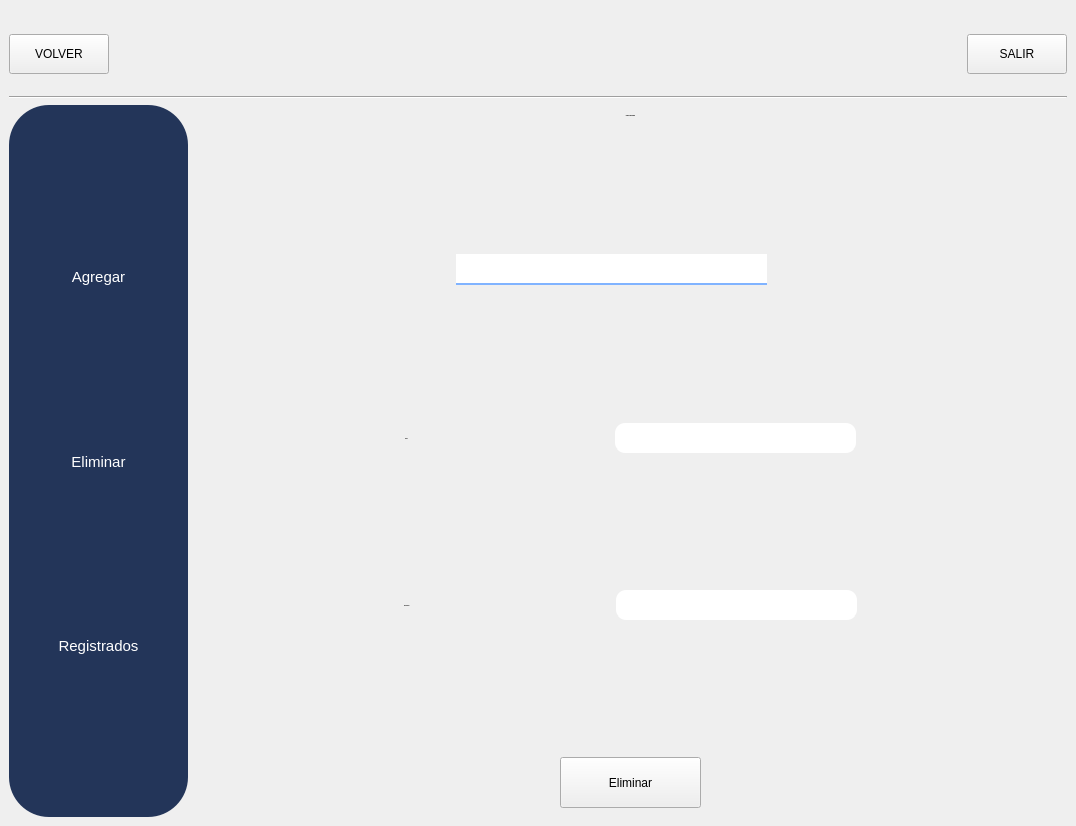
<?xml version="1.0" encoding="UTF-8"?>
<ui version="4.0">
 <class>MainWindow</class>
 <widget class="QMainWindow" name="MainWindow">
  <property name="geometry">
   <rect>
    <x>0</x>
    <y>0</y>
    <width>1076</width>
    <height>826</height>
   </rect>
  </property>
  <property name="windowTitle">
   <string>MainWindow</string>
  </property>
  <property name="styleSheet">
   <string notr="true">
QFrame{
background-color:#D9D9D9;
}
QLineEdit{
background-color: #7E94Bf;
}
QLabel{
font-size:15px;
color:#111626;
}
font-size:14px;
</string>
  </property>
  <widget class="QWidget" name="centralwidget">
   <layout class="QVBoxLayout" name="verticalLayout">
    <item>
     <layout class="QHBoxLayout" name="horizontalLayout">
      <item>
       <widget class="QPushButton" name="bt_salir_2">
        <property name="minimumSize">
         <size>
          <width>100</width>
          <height>40</height>
         </size>
        </property>
        <property name="maximumSize">
         <size>
          <width>75</width>
          <height>31</height>
         </size>
        </property>
        <property name="styleSheet">
         <string notr="true">QPushButton{
background-color:#253b59;
color:white;
font-size:14px;
border-radius:15px;
}
QPushButton::Hover{
background-color:#637aa6;
}
font-size:15px;</string>
        </property>
        <property name="text">
         <string>VOLVER</string>
        </property>
       </widget>
      </item>
      <item>
       <spacer name="horizontalSpacer">
        <property name="orientation">
         <enum>Qt::Horizontal</enum>
        </property>
        <property name="sizeHint" stdset="0">
         <size>
          <width>40</width>
          <height>20</height>
         </size>
        </property>
       </spacer>
      </item>
      <item>
       <widget class="QLabel" name="label_4">
        <property name="minimumSize">
         <size>
          <width>171</width>
          <height>81</height>
         </size>
        </property>
        <property name="maximumSize">
         <size>
          <width>171</width>
          <height>81</height>
         </size>
        </property>
        <property name="font">
         <font>
          <family>Hack Nerd Font Mono</family>
          <pointsize>-1</pointsize>
          <weight>75</weight>
          <italic>true</italic>
          <bold>true</bold>
         </font>
        </property>
        <property name="styleSheet">
         <string notr="true"/>
        </property>
        <property name="text">
         <string/>
        </property>
        <property name="pixmap">
         <pixmap>imagenes/iutaImg.png</pixmap>
        </property>
        <property name="scaledContents">
         <bool>true</bool>
        </property>
       </widget>
      </item>
      <item>
       <spacer name="horizontalSpacer_2">
        <property name="orientation">
         <enum>Qt::Horizontal</enum>
        </property>
        <property name="sizeHint" stdset="0">
         <size>
          <width>40</width>
          <height>20</height>
         </size>
        </property>
       </spacer>
      </item>
      <item>
       <widget class="QPushButton" name="bt_salir">
        <property name="minimumSize">
         <size>
          <width>100</width>
          <height>40</height>
         </size>
        </property>
        <property name="maximumSize">
         <size>
          <width>75</width>
          <height>31</height>
         </size>
        </property>
        <property name="styleSheet">
         <string notr="true">QPushButton{
background-color:#253b59;
color:white;
font-size:14px;
border-radius:15px;
}
QPushButton::Hover{
background-color:#637aa6;
}
font-size:15px;</string>
        </property>
        <property name="text">
         <string>SALIR</string>
        </property>
       </widget>
      </item>
     </layout>
    </item>
    <item>
     <widget class="Line" name="line">
      <property name="orientation">
       <enum>Qt::Horizontal</enum>
      </property>
     </widget>
    </item>
    <item>
     <layout class="QHBoxLayout" name="horizontalLayout_14">
      <item>
       <widget class="QFrame" name="frame_2">
        <property name="styleSheet">
         <string notr="true">QFrame{
background-color:#233559;
border-radius:40px;
}
QPushButton{
background-color:#233559;
color:#FFF;
border-radius:15px;
}
QPushButton::Hover{
background-color: #637aa6 ;
}</string>
        </property>
        <property name="frameShape">
         <enum>QFrame::StyledPanel</enum>
        </property>
        <property name="frameShadow">
         <enum>QFrame::Raised</enum>
        </property>
        <layout class="QVBoxLayout" name="verticalLayout_3">
         <item>
          <layout class="QVBoxLayout" name="verticalLayout_2">
           <item>
            <spacer name="verticalSpacer">
             <property name="orientation">
              <enum>Qt::Vertical</enum>
             </property>
             <property name="sizeHint" stdset="0">
              <size>
               <width>20</width>
               <height>40</height>
              </size>
             </property>
            </spacer>
           </item>
           <item>
            <widget class="QPushButton" name="bt_aggView">
             <property name="minimumSize">
              <size>
               <width>161</width>
               <height>31</height>
              </size>
             </property>
             <property name="maximumSize">
              <size>
               <width>161</width>
               <height>31</height>
              </size>
             </property>
             <property name="styleSheet">
              <string notr="true">font-size:15px;

border-radius:15px;</string>
             </property>
             <property name="text">
              <string>Agregar</string>
             </property>
             <property name="icon">
              <iconset>
               <normaloff>imagenes/adduser.png</normaloff>imagenes/adduser.png</iconset>
             </property>
             <property name="iconSize">
              <size>
               <width>20</width>
               <height>20</height>
              </size>
             </property>
            </widget>
           </item>
           <item>
            <spacer name="verticalSpacer_10">
             <property name="orientation">
              <enum>Qt::Vertical</enum>
             </property>
             <property name="sizeHint" stdset="0">
              <size>
               <width>20</width>
               <height>40</height>
              </size>
             </property>
            </spacer>
           </item>
           <item>
            <widget class="QPushButton" name="bt_deleteView">
             <property name="minimumSize">
              <size>
               <width>161</width>
               <height>31</height>
              </size>
             </property>
             <property name="maximumSize">
              <size>
               <width>161</width>
               <height>31</height>
              </size>
             </property>
             <property name="styleSheet">
              <string notr="true">font-size:15px;

border-radius:15px;</string>
             </property>
             <property name="text">
              <string>Eliminar</string>
             </property>
             <property name="icon">
              <iconset>
               <normaloff>imagenes/delete.png</normaloff>imagenes/delete.png</iconset>
             </property>
             <property name="iconSize">
              <size>
               <width>20</width>
               <height>20</height>
              </size>
             </property>
            </widget>
           </item>
           <item>
            <spacer name="verticalSpacer_3">
             <property name="orientation">
              <enum>Qt::Vertical</enum>
             </property>
             <property name="sizeHint" stdset="0">
              <size>
               <width>20</width>
               <height>40</height>
              </size>
             </property>
            </spacer>
           </item>
           <item>
            <widget class="QPushButton" name="bt_database">
             <property name="minimumSize">
              <size>
               <width>161</width>
               <height>31</height>
              </size>
             </property>
             <property name="maximumSize">
              <size>
               <width>161</width>
               <height>31</height>
              </size>
             </property>
             <property name="styleSheet">
              <string notr="true">font-size:15px;

border-radius:15px;</string>
             </property>
             <property name="text">
              <string>Registrados</string>
             </property>
             <property name="icon">
              <iconset>
               <normaloff>imagenes/users-line.png</normaloff>imagenes/users-line.png</iconset>
             </property>
             <property name="iconSize">
              <size>
               <width>20</width>
               <height>20</height>
              </size>
             </property>
            </widget>
           </item>
           <item>
            <spacer name="verticalSpacer_4">
             <property name="orientation">
              <enum>Qt::Vertical</enum>
             </property>
             <property name="sizeHint" stdset="0">
              <size>
               <width>20</width>
               <height>40</height>
              </size>
             </property>
            </spacer>
           </item>
          </layout>
         </item>
        </layout>
       </widget>
      </item>
      <item>
       <widget class="QStackedWidget" name="stackedWidget">
        <property name="currentIndex">
         <number>0</number>
        </property>
        <widget class="QWidget" name="page_delete">
         <layout class="QVBoxLayout" name="verticalLayout_5">
          <item>
           <layout class="QVBoxLayout" name="verticalLayout_4">
            <item>
             <widget class="QLabel" name="label_12">
              <property name="font">
               <font>
                <family>Hack Nerd Font Mono</family>
                <pointsize>-1</pointsize>
                <weight>75</weight>
                <italic>true</italic>
                <bold>true</bold>
               </font>
              </property>
              <property name="text">
               <string>Eliminar Modalidad</string>
              </property>
              <property name="textFormat">
               <enum>Qt::AutoText</enum>
              </property>
              <property name="alignment">
               <set>Qt::AlignCenter</set>
              </property>
             </widget>
            </item>
            <item>
             <spacer name="verticalSpacer_8">
              <property name="orientation">
               <enum>Qt::Vertical</enum>
              </property>
              <property name="sizeHint" stdset="0">
               <size>
                <width>20</width>
                <height>18</height>
               </size>
              </property>
             </spacer>
            </item>
            <item>
             <layout class="QHBoxLayout" name="horizontalLayout_6">
              <item>
               <spacer name="horizontalSpacer_14">
                <property name="orientation">
                 <enum>Qt::Horizontal</enum>
                </property>
                <property name="sizeHint" stdset="0">
                 <size>
                  <width>18</width>
                  <height>20</height>
                 </size>
                </property>
               </spacer>
              </item>
              <item>
               <widget class="QLineEdit" name="ln_busqueda">
                <property name="minimumSize">
                 <size>
                  <width>311</width>
                  <height>31</height>
                 </size>
                </property>
                <property name="maximumSize">
                 <size>
                  <width>311</width>
                  <height>31</height>
                 </size>
                </property>
                <property name="styleSheet">
                 <string notr="true">border:none;
border-bottom:2px solid rgb(128, 179, 255);</string>
                </property>
               </widget>
              </item>
              <item>
               <widget class="QPushButton" name="bt_search">
                <property name="styleSheet">
                 <string notr="true">border:none;</string>
                </property>
                <property name="text">
                 <string/>
                </property>
                <property name="icon">
                 <iconset>
                  <normaloff>imagenes/search.png</normaloff>imagenes/search.png</iconset>
                </property>
                <property name="iconSize">
                 <size>
                  <width>20</width>
                  <height>20</height>
                 </size>
                </property>
               </widget>
              </item>
              <item>
               <spacer name="horizontalSpacer_15">
                <property name="orientation">
                 <enum>Qt::Horizontal</enum>
                </property>
                <property name="sizeHint" stdset="0">
                 <size>
                  <width>18</width>
                  <height>20</height>
                 </size>
                </property>
               </spacer>
              </item>
             </layout>
            </item>
            <item>
             <spacer name="verticalSpacer_9">
              <property name="orientation">
               <enum>Qt::Vertical</enum>
              </property>
              <property name="sizeHint" stdset="0">
               <size>
                <width>20</width>
                <height>18</height>
               </size>
              </property>
             </spacer>
            </item>
            <item>
             <layout class="QHBoxLayout" name="horizontalLayout_4">
              <item>
               <spacer name="horizontalSpacer_10">
                <property name="orientation">
                 <enum>Qt::Horizontal</enum>
                </property>
                <property name="sizeHint" stdset="0">
                 <size>
                  <width>28</width>
                  <height>20</height>
                 </size>
                </property>
               </spacer>
              </item>
              <item>
               <widget class="QLabel" name="label_10">
                <property name="font">
                 <font>
                  <family>Hack Nerd Font Mono</family>
                  <pointsize>-1</pointsize>
                  <weight>75</weight>
                  <italic>true</italic>
                  <bold>true</bold>
                 </font>
                </property>
                <property name="text">
                 <string>Turno</string>
                </property>
               </widget>
              </item>
              <item>
               <spacer name="horizontalSpacer_9">
                <property name="orientation">
                 <enum>Qt::Horizontal</enum>
                </property>
                <property name="sizeHint" stdset="0">
                 <size>
                  <width>28</width>
                  <height>20</height>
                 </size>
                </property>
               </spacer>
              </item>
              <item>
               <widget class="QLineEdit" name="txt_name_3">
                <property name="sizePolicy">
                 <sizepolicy hsizetype="Minimum" vsizetype="Minimum">
                  <horstretch>0</horstretch>
                  <verstretch>0</verstretch>
                 </sizepolicy>
                </property>
                <property name="minimumSize">
                 <size>
                  <width>241</width>
                  <height>30</height>
                 </size>
                </property>
                <property name="maximumSize">
                 <size>
                  <width>241</width>
                  <height>30</height>
                 </size>
                </property>
                <property name="styleSheet">
                 <string notr="true">font-size:18px;
border:none;
border-bottom:2px solid white;
border-radius:10px;</string>
                </property>
               </widget>
              </item>
              <item>
               <spacer name="horizontalSpacer_8">
                <property name="orientation">
                 <enum>Qt::Horizontal</enum>
                </property>
                <property name="sizeHint" stdset="0">
                 <size>
                  <width>18</width>
                  <height>20</height>
                 </size>
                </property>
               </spacer>
              </item>
             </layout>
            </item>
            <item>
             <spacer name="verticalSpacer_7">
              <property name="orientation">
               <enum>Qt::Vertical</enum>
              </property>
              <property name="sizeHint" stdset="0">
               <size>
                <width>20</width>
                <height>40</height>
               </size>
              </property>
             </spacer>
            </item>
            <item>
             <layout class="QHBoxLayout" name="horizontalLayout_3">
              <item>
               <spacer name="horizontalSpacer_6">
                <property name="orientation">
                 <enum>Qt::Horizontal</enum>
                </property>
                <property name="sizeHint" stdset="0">
                 <size>
                  <width>40</width>
                  <height>20</height>
                 </size>
                </property>
               </spacer>
              </item>
              <item>
               <widget class="QLabel" name="label_11">
                <property name="font">
                 <font>
                  <family>Hack Nerd Font Mono</family>
                  <pointsize>-1</pointsize>
                  <weight>75</weight>
                  <italic>true</italic>
                  <bold>true</bold>
                 </font>
                </property>
                <property name="text">
                 <string>Descripción</string>
                </property>
               </widget>
              </item>
              <item>
               <spacer name="horizontalSpacer_5">
                <property name="orientation">
                 <enum>Qt::Horizontal</enum>
                </property>
                <property name="sizeHint" stdset="0">
                 <size>
                  <width>40</width>
                  <height>20</height>
                 </size>
                </property>
               </spacer>
              </item>
              <item>
               <widget class="QLineEdit" name="txt_name_4">
                <property name="sizePolicy">
                 <sizepolicy hsizetype="Minimum" vsizetype="Minimum">
                  <horstretch>0</horstretch>
                  <verstretch>0</verstretch>
                 </sizepolicy>
                </property>
                <property name="minimumSize">
                 <size>
                  <width>241</width>
                  <height>30</height>
                 </size>
                </property>
                <property name="maximumSize">
                 <size>
                  <width>241</width>
                  <height>30</height>
                 </size>
                </property>
                <property name="styleSheet">
                 <string notr="true">font-size:18px;
border:none;
border-bottom:2px solid white;
border-radius:10px;</string>
                </property>
               </widget>
              </item>
              <item>
               <spacer name="horizontalSpacer_7">
                <property name="orientation">
                 <enum>Qt::Horizontal</enum>
                </property>
                <property name="sizeHint" stdset="0">
                 <size>
                  <width>40</width>
                  <height>20</height>
                 </size>
                </property>
               </spacer>
              </item>
             </layout>
            </item>
            <item>
             <spacer name="verticalSpacer_6">
              <property name="orientation">
               <enum>Qt::Vertical</enum>
              </property>
              <property name="sizeHint" stdset="0">
               <size>
                <width>20</width>
                <height>40</height>
               </size>
              </property>
             </spacer>
            </item>
            <item>
             <layout class="QHBoxLayout" name="horizontalLayout_5">
              <item>
               <spacer name="horizontalSpacer_11">
                <property name="orientation">
                 <enum>Qt::Horizontal</enum>
                </property>
                <property name="sizeHint" stdset="0">
                 <size>
                  <width>40</width>
                  <height>20</height>
                 </size>
                </property>
               </spacer>
              </item>
              <item>
               <widget class="QPushButton" name="bt_delete">
                <property name="minimumSize">
                 <size>
                  <width>141</width>
                  <height>51</height>
                 </size>
                </property>
                <property name="maximumSize">
                 <size>
                  <width>141</width>
                  <height>51</height>
                 </size>
                </property>
                <property name="styleSheet">
                 <string notr="true">QPushButton{
background-color:#253b59;
color:white;
font-size:14px;
border-radius:15px;
}
QPushButton::Hover{
background-color:#637aa6;
}
font-size:15px;</string>
                </property>
                <property name="text">
                 <string>Eliminar</string>
                </property>
               </widget>
              </item>
              <item>
               <spacer name="horizontalSpacer_12">
                <property name="orientation">
                 <enum>Qt::Horizontal</enum>
                </property>
                <property name="sizeHint" stdset="0">
                 <size>
                  <width>40</width>
                  <height>20</height>
                 </size>
                </property>
               </spacer>
              </item>
             </layout>
            </item>
           </layout>
          </item>
         </layout>
        </widget>
        <widget class="QWidget" name="page">
         <layout class="QVBoxLayout" name="verticalLayout_7">
          <item>
           <layout class="QVBoxLayout" name="verticalLayout_6">
            <item>
             <layout class="QHBoxLayout" name="horizontalLayout_8">
              <item>
               <spacer name="horizontalSpacer_16">
                <property name="orientation">
                 <enum>Qt::Horizontal</enum>
                </property>
                <property name="sizeHint" stdset="0">
                 <size>
                  <width>40</width>
                  <height>20</height>
                 </size>
                </property>
               </spacer>
              </item>
              <item>
               <widget class="QLabel" name="label_13">
                <property name="font">
                 <font>
                  <family>Hack Nerd Font Mono</family>
                  <pointsize>-1</pointsize>
                  <weight>75</weight>
                  <italic>true</italic>
                  <bold>true</bold>
                 </font>
                </property>
                <property name="text">
                 <string>Modalidad</string>
                </property>
                <property name="textFormat">
                 <enum>Qt::AutoText</enum>
                </property>
                <property name="alignment">
                 <set>Qt::AlignCenter</set>
                </property>
               </widget>
              </item>
              <item>
               <spacer name="horizontalSpacer_17">
                <property name="orientation">
                 <enum>Qt::Horizontal</enum>
                </property>
                <property name="sizeHint" stdset="0">
                 <size>
                  <width>40</width>
                  <height>20</height>
                 </size>
                </property>
               </spacer>
              </item>
             </layout>
            </item>
            <item>
             <widget class="QTableWidget" name="tableWidget">
              <property name="minimumSize">
               <size>
                <width>0</width>
                <height>470</height>
               </size>
              </property>
              <property name="styleSheet">
               <string notr="true">QTableWidget {
                background-color: transparent;
                border: 1px solid black;
                border-radius: 10px;
            }

            QTableWidget QHeaderView::section {
                background-color: #253b59;
                color: #fff;
                border-bottom: 2px solid white;
            }

            QTableWidget QHeaderView::section:first {
                border-top-left-radius: 10px;
            }

            QTableWidget QHeaderView::section:last {
                border-top-right-radius: 10px;
            }

            QTableWidget QTableCornerButton::section {
                background-color: #63b6bf;
                border-top-left-radius: 10px;
            }

            QTableWidget::item {
                background-color: #63b6bf;
                color: #111626;
                border-bottom: 1px solid black;
                padding: 5px;
            }

            QTableWidget::item:selected {
                background-color: #b6ecf2;
                color: #111626;
            }</string>
              </property>
              <property name="rowCount">
               <number>0</number>
              </property>
              <attribute name="horizontalHeaderStretchLastSection">
               <bool>true</bool>
              </attribute>
              <column>
               <property name="text">
                <string>Codigo</string>
               </property>
              </column>
              <column>
               <property name="text">
                <string>Modalidad</string>
               </property>
              </column>
              <column>
               <property name="text">
                <string>Descripcion</string>
               </property>
              </column>
             </widget>
            </item>
            <item>
             <layout class="QHBoxLayout" name="horizontalLayout_7">
              <item>
               <spacer name="horizontalSpacer_3">
                <property name="orientation">
                 <enum>Qt::Horizontal</enum>
                </property>
                <property name="sizeHint" stdset="0">
                 <size>
                  <width>40</width>
                  <height>20</height>
                 </size>
                </property>
               </spacer>
              </item>
              <item>
               <widget class="QPushButton" name="bt_act">
                <property name="minimumSize">
                 <size>
                  <width>141</width>
                  <height>51</height>
                 </size>
                </property>
                <property name="maximumSize">
                 <size>
                  <width>141</width>
                  <height>51</height>
                 </size>
                </property>
                <property name="styleSheet">
                 <string notr="true">QPushButton{
background-color:#253b59;
color:white;
font-size:14px;
border-radius:15px;
}
QPushButton::Hover{
background-color:#637aa6;
}
font-size:15px;</string>
                </property>
                <property name="text">
                 <string>Actualizar</string>
                </property>
                <property name="iconSize">
                 <size>
                  <width>20</width>
                  <height>20</height>
                 </size>
                </property>
               </widget>
              </item>
             </layout>
            </item>
           </layout>
          </item>
         </layout>
        </widget>
        <widget class="QWidget" name="page_add">
         <layout class="QHBoxLayout" name="horizontalLayout_16">
          <item>
           <layout class="QVBoxLayout" name="verticalLayout_12">
            <item>
             <widget class="QLabel" name="label">
              <property name="font">
               <font>
                <family>Hack Nerd Font Mono</family>
                <pointsize>-1</pointsize>
                <weight>75</weight>
                <italic>true</italic>
                <bold>true</bold>
               </font>
              </property>
              <property name="text">
               <string>Registro de Modadlidad</string>
              </property>
              <property name="textFormat">
               <enum>Qt::AutoText</enum>
              </property>
              <property name="alignment">
               <set>Qt::AlignCenter</set>
              </property>
             </widget>
            </item>
            <item>
             <spacer name="verticalSpacer_2">
              <property name="orientation">
               <enum>Qt::Vertical</enum>
              </property>
              <property name="sizeHint" stdset="0">
               <size>
                <width>20</width>
                <height>40</height>
               </size>
              </property>
             </spacer>
            </item>
            <item>
             <layout class="QHBoxLayout" name="horizontalLayout_13">
              <item>
               <widget class="QLabel" name="label_2">
                <property name="font">
                 <font>
                  <family>Hack Nerd Font Mono</family>
                  <pointsize>-1</pointsize>
                  <weight>75</weight>
                  <italic>true</italic>
                  <bold>true</bold>
                 </font>
                </property>
                <property name="text">
                 <string>Codigo</string>
                </property>
               </widget>
              </item>
              <item>
               <spacer name="horizontalSpacer_22">
                <property name="orientation">
                 <enum>Qt::Horizontal</enum>
                </property>
                <property name="sizeHint" stdset="0">
                 <size>
                  <width>13</width>
                  <height>20</height>
                 </size>
                </property>
               </spacer>
              </item>
              <item>
               <widget class="QLineEdit" name="txt_Codigo">
                <property name="sizePolicy">
                 <sizepolicy hsizetype="Minimum" vsizetype="Minimum">
                  <horstretch>0</horstretch>
                  <verstretch>0</verstretch>
                 </sizepolicy>
                </property>
                <property name="minimumSize">
                 <size>
                  <width>200</width>
                  <height>31</height>
                 </size>
                </property>
                <property name="maximumSize">
                 <size>
                  <width>200</width>
                  <height>31</height>
                 </size>
                </property>
                <property name="styleSheet">
                 <string notr="true">font-size:18px;
border:none;
border-bottom:2px solid white;
border-radius:10px;</string>
                </property>
               </widget>
              </item>
             </layout>
            </item>
            <item>
             <spacer name="verticalSpacer_11">
              <property name="orientation">
               <enum>Qt::Vertical</enum>
              </property>
              <property name="sizeHint" stdset="0">
               <size>
                <width>20</width>
                <height>40</height>
               </size>
              </property>
             </spacer>
            </item>
            <item>
             <layout class="QHBoxLayout" name="horizontalLayout_11">
              <item>
               <widget class="QLabel" name="label_5">
                <property name="font">
                 <font>
                  <family>Hack Nerd Font Mono</family>
                  <pointsize>-1</pointsize>
                  <weight>75</weight>
                  <italic>true</italic>
                  <bold>true</bold>
                 </font>
                </property>
                <property name="text">
                 <string>Descripcion</string>
                </property>
               </widget>
              </item>
              <item>
               <spacer name="horizontalSpacer_19">
                <property name="orientation">
                 <enum>Qt::Horizontal</enum>
                </property>
                <property name="sizeHint" stdset="0">
                 <size>
                  <width>40</width>
                  <height>20</height>
                 </size>
                </property>
               </spacer>
              </item>
              <item>
               <layout class="QHBoxLayout" name="horizontalLayout_10">
                <item>
                 <widget class="QLineEdit" name="txt_descripcion">
                  <property name="sizePolicy">
                   <sizepolicy hsizetype="Minimum" vsizetype="Fixed">
                    <horstretch>0</horstretch>
                    <verstretch>0</verstretch>
                   </sizepolicy>
                  </property>
                  <property name="minimumSize">
                   <size>
                    <width>200</width>
                    <height>31</height>
                   </size>
                  </property>
                  <property name="maximumSize">
                   <size>
                    <width>200</width>
                    <height>31</height>
                   </size>
                  </property>
                  <property name="styleSheet">
                   <string notr="true">border:none;
border-bottom:2px solid white;
font-size:18px;
border-radius:10px;</string>
                  </property>
                 </widget>
                </item>
               </layout>
              </item>
             </layout>
            </item>
            <item>
             <spacer name="verticalSpacer_12">
              <property name="orientation">
               <enum>Qt::Vertical</enum>
              </property>
              <property name="sizeHint" stdset="0">
               <size>
                <width>20</width>
                <height>40</height>
               </size>
              </property>
             </spacer>
            </item>
            <item>
             <layout class="QHBoxLayout" name="horizontalLayout_12">
              <item>
               <widget class="QLabel" name="label_3">
                <property name="font">
                 <font>
                  <family>Hack Nerd Font Mono</family>
                  <pointsize>-1</pointsize>
                  <weight>75</weight>
                  <italic>true</italic>
                  <bold>true</bold>
                 </font>
                </property>
                <property name="text">
                 <string>Turno</string>
                </property>
               </widget>
              </item>
              <item>
               <spacer name="horizontalSpacer_23">
                <property name="orientation">
                 <enum>Qt::Horizontal</enum>
                </property>
                <property name="sizeHint" stdset="0">
                 <size>
                  <width>13</width>
                  <height>20</height>
                 </size>
                </property>
               </spacer>
              </item>
              <item>
               <widget class="QLineEdit" name="txt_turno">
                <property name="sizePolicy">
                 <sizepolicy hsizetype="Minimum" vsizetype="Fixed">
                  <horstretch>0</horstretch>
                  <verstretch>0</verstretch>
                 </sizepolicy>
                </property>
                <property name="minimumSize">
                 <size>
                  <width>200</width>
                  <height>31</height>
                 </size>
                </property>
                <property name="maximumSize">
                 <size>
                  <width>200</width>
                  <height>31</height>
                 </size>
                </property>
                <property name="styleSheet">
                 <string notr="true">border:none;
border-bottom:2px solid white;
font-size:18px;
border-radius:10px;</string>
                </property>
               </widget>
              </item>
             </layout>
            </item>
            <item>
             <spacer name="verticalSpacer_13">
              <property name="orientation">
               <enum>Qt::Vertical</enum>
              </property>
              <property name="sizeHint" stdset="0">
               <size>
                <width>20</width>
                <height>40</height>
               </size>
              </property>
             </spacer>
            </item>
            <item>
             <layout class="QHBoxLayout" name="horizontalLayout_9">
              <item>
               <widget class="QPushButton" name="bt_clear">
                <property name="minimumSize">
                 <size>
                  <width>141</width>
                  <height>51</height>
                 </size>
                </property>
                <property name="maximumSize">
                 <size>
                  <width>141</width>
                  <height>51</height>
                 </size>
                </property>
                <property name="styleSheet">
                 <string notr="true">QPushButton{
background-color:#253b59;
color:white;
font-size:14px;
border-radius:15px;
}
QPushButton::Hover{
background-color:#637aa6;
}
font-size:15px;</string>
                </property>
                <property name="text">
                 <string>Limpiar</string>
                </property>
               </widget>
              </item>
              <item>
               <spacer name="horizontalSpacer_18">
                <property name="orientation">
                 <enum>Qt::Horizontal</enum>
                </property>
                <property name="sizeHint" stdset="0">
                 <size>
                  <width>40</width>
                  <height>20</height>
                 </size>
                </property>
               </spacer>
              </item>
              <item>
               <widget class="QPushButton" name="bt_register">
                <property name="minimumSize">
                 <size>
                  <width>141</width>
                  <height>51</height>
                 </size>
                </property>
                <property name="maximumSize">
                 <size>
                  <width>141</width>
                  <height>51</height>
                 </size>
                </property>
                <property name="styleSheet">
                 <string notr="true">QPushButton{
background-color:#253b59;
color:white;
font-size:14px;
border-radius:15px;
}
QPushButton::Hover{
background-color:#637aa6;
}
font-size:15px;</string>
                </property>
                <property name="text">
                 <string>Registrar</string>
                </property>
               </widget>
              </item>
             </layout>
            </item>
            <item>
             <spacer name="verticalSpacer_14">
              <property name="orientation">
               <enum>Qt::Vertical</enum>
              </property>
              <property name="sizeHint" stdset="0">
               <size>
                <width>20</width>
                <height>40</height>
               </size>
              </property>
             </spacer>
            </item>
           </layout>
          </item>
          <item>
           <layout class="QVBoxLayout" name="verticalLayout_13">
            <item>
             <layout class="QVBoxLayout" name="verticalLayout_11"/>
            </item>
            <item>
             <layout class="QVBoxLayout" name="verticalLayout_8">
              <item>
               <widget class="QTableWidget" name="tablaHoras">
                <property name="maximumSize">
                 <size>
                  <width>16777215</width>
                  <height>16777215</height>
                 </size>
                </property>
                <property name="styleSheet">
                 <string notr="true">QTableWidget {
                background-color: transparent;
                border: 1px solid black;
                border-radius: 10px;
            }

            QTableWidget QHeaderView::section {
                background-color: #253b59;
                color: #fff;
                border-bottom: 2px solid white;
            }

            QTableWidget QHeaderView::section:first {
                border-top-left-radius: 10px;
            }

            QTableWidget QHeaderView::section:last {
                border-top-right-radius: 10px;
            }

            QTableWidget QTableCornerButton::section {
                background-color: #63b6bf;
                border-top-left-radius: 10px;
            }

            QTableWidget::item {
                background-color: #63b6bf;
                color: #111626;
                border-bottom: 1px solid black;
                padding: 5px;
            }

            QTableWidget::item:selected {
                background-color: #b6ecf2;
                color: #111626;
            }</string>
                </property>
                <column>
                 <property name="text">
                  <string>Hora</string>
                 </property>
                </column>
               </widget>
              </item>
              <item>
               <widget class="QLabel" name="label_8">
                <property name="styleSheet">
                 <string notr="true">color:red;</string>
                </property>
                <property name="text">
                 <string>POR FAVOR,AGREGAR LAS 
 HORAS  ORDEN</string>
                </property>
               </widget>
              </item>
              <item>
               <layout class="QVBoxLayout" name="verticalLayout_9">
                <item>
                 <widget class="QLabel" name="label_6">
                  <property name="text">
                   <string>Agregar modulos</string>
                  </property>
                 </widget>
                </item>
                <item>
                 <layout class="QHBoxLayout" name="horizontalLayout_2">
                  <item>
                   <widget class="QDateTimeEdit" name="dateTimeEdit">
                    <property name="currentSection">
                     <enum>QDateTimeEdit::HourSection</enum>
                    </property>
                    <property name="displayFormat">
                     <string>h:mm AP</string>
                    </property>
                    <property name="calendarPopup">
                     <bool>true</bool>
                    </property>
                    <property name="timeSpec">
                     <enum>Qt::LocalTime</enum>
                    </property>
                   </widget>
                  </item>
                  <item>
                   <widget class="QLabel" name="label_7">
                    <property name="text">
                     <string>A</string>
                    </property>
                   </widget>
                  </item>
                  <item>
                   <widget class="QDateTimeEdit" name="dateTimeEdit_2">
                    <property name="currentSection">
                     <enum>QDateTimeEdit::HourSection</enum>
                    </property>
                    <property name="displayFormat">
                     <string>h:mm AP</string>
                    </property>
                    <property name="calendarPopup">
                     <bool>true</bool>
                    </property>
                    <property name="timeSpec">
                     <enum>Qt::LocalTime</enum>
                    </property>
                   </widget>
                  </item>
                 </layout>
                </item>
                <item>
                 <widget class="QPushButton" name="bt_aggHora">
                  <property name="minimumSize">
                   <size>
                    <width>0</width>
                    <height>40</height>
                   </size>
                  </property>
                  <property name="styleSheet">
                   <string notr="true">QPushButton{
background-color:#253b59;
color:white;
font-size:14px;
border-radius:15px;
}
QPushButton::Hover{
background-color:#637aa6;
}
font-size:15px;</string>
                  </property>
                  <property name="text">
                   <string>Agregar</string>
                  </property>
                 </widget>
                </item>
               </layout>
              </item>
             </layout>
            </item>
           </layout>
          </item>
         </layout>
        </widget>
       </widget>
      </item>
     </layout>
    </item>
   </layout>
  </widget>
 </widget>
 <resources/>
 <connections/>
</ui>
